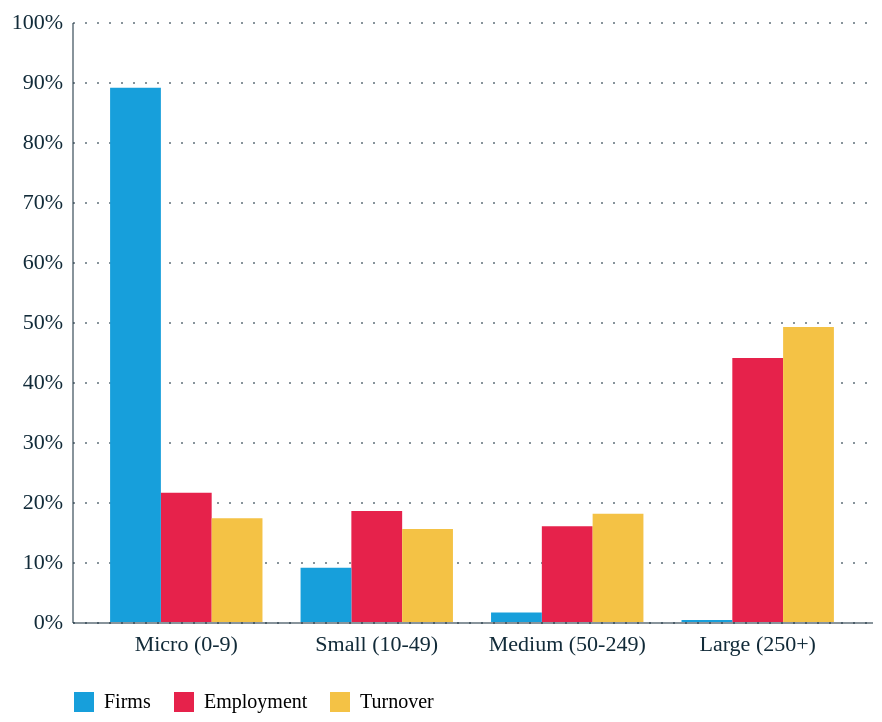

Write notebook code for a chart like this one.
### Code cell
# Economic contribution by firm size 2023

size_df = population_df[population_df['dimension']=='Size']
size_df_2023 = size_df[size_df['year']==2023]


size_df_2023['Total_employment'] = size_df_2023['employment'].sum()
size_df_2023['Total_firms'] = size_df_2023['n_firms'].sum()
size_df_2023['Total_turnover'] = size_df_2023['turnover'].sum()

size_df_2023['Share_of_employment'] = size_df_2023['employment']/size_df_2023['Total_employment']
size_df_2023['Share_of_firms'] = size_df_2023['n_firms']/size_df_2023['Total_firms']
size_df_2023['Share_of_turnover'] = size_df_2023['turnover']/size_df_2023['Total_turnover']

firmsize_share_of_activity = size_df_2023.melt(id_vars='category',
                                                value_vars=['Share_of_employment','Share_of_firms','Share_of_turnover'],
                                                value_name='Share of activity')

label_map = {
    'Share_of_employment': 'Employment',
    'Share_of_firms': 'Firms',
    'Share_of_turnover': 'Turnover'
}

firmsize_share_of_activity['variable'] = firmsize_share_of_activity['variable'].map(label_map)

sizeband_order = ['Micro (0-9)', 'Small (10-49)', 'Medium (50-249)', 'Large (250+)']
variable_order = ['Firms', 'Employment', 'Turnover']

chart = alt.Chart(firmsize_share_of_activity).mark_bar().encode(
    x=alt.X('category:O', sort=sizeband_order),
    y=alt.Y('Share of activity:Q', axis=alt.Axis(format='%'), scale=alt.Scale(domain=[0, 1])),
    color=alt.Color('variable:N', sort=variable_order).legend(title=None, orient='bottom', 
        direction='horizontal'),
    xOffset=alt.XOffset('variable:N', sort=variable_order)
)

display(chart)
#chart.save(chart_path / 'Descriptive paper/Composition/BSD_firmsize_contribution.png', scale_factor=2.0)

### Figure 1 — Vega-Lite specification as saved in the notebook (floating-point values rounded to 4 significant figures)
{"config": {"font": "Circular Std", "mark": {"line": {"interpolate": "linear"}}, "view": {"stroke": "transparent", "width": 400, "height": 300}, "range": {"category": ["#179fdb", "#e6224b", "#f4c245", "#122b39", "#eb5c2e", "#36b7b4"], "diverging": ["#E6224B", "#E54753", "#C9C9C9", "#179FDB", "#122B39"], "heatmap": ["#C9C9C9", "#179FDB", "#0063AF", "#122B39"], "ordinal": ["#00A767", "#36B7B4", "#179FDB", "#0063AF", "#243B5A"]}, "axisX": {"labelColor": "#122b39", "tickColor": "#122b39", "domainColor": "#122b39", "domainOpacity": 0.5, "gridOpacity": 0, "labelFont": "Circular Std", "labelAngle": 0, "labelAlign": "center", "labelFontSize": 11, "labelPadding": 5, "tickCount": 10, "tickSize": 0, "title": ""}, "axisY": {"labelColor": "#122b39", "labelFont": "Circular Std", "tickColor": "#122b39", "domainColor": "#122b39", "gridColor": "#122b39", "gridDash": [1, 5], "gridOpacity": 0.5, "labelPadding": 5, "labelFontSize": 11, "domainOpacity": 0.5, "tickSize": 0, "title": null, "titleAlign": "left", "titleAngle": 0, "titleBaseline": "bottom", "titleColor": "#122b39", "titleOpacity": 0.9, "titleX": 0, "titleY": -7}}, "data": {"name": "data-5eab21a6b5f21b8c363db9076c0363e6"}, "mark": {"type": "bar"}, "encoding": {"color": {"field": "variable", "legend": {"title": null, "orient": "bottom", "direction": "horizontal"}, "sort": ["Firms", "Employment", "Turnover"], "type": "nominal"}, "x": {"field": "category", "sort": ["Micro (0-9)", "Small (10-49)", "Medium (50-249)", "Large (250+)"], "type": "ordinal"}, "xOffset": {"field": "variable", "sort": ["Firms", "Employment", "Turnover"], "type": "nominal"}, "y": {"axis": {"format": "%"}, "field": "Share of activity", "scale": {"domain": [0, 1]}, "type": "quantitative"}}, "$schema": "https://vega.github.io/schema/vega-lite/v5.20.1.json", "datasets": {"data-5eab21a6b5f21b8c363db9076c0363e6": [{"category": "Large (250+)", "variable": "Employment", "Share of activity": 0.4401}, {"category": "Medium (50-249)", "variable": "Employment", "Share of activity": 0.1594}, {"category": "Micro (0-9)", "variable": "Employment", "Share of activity": 0.2154}, {"category": "Small (10-49)", "variable": "Employment", "Share of activity": 0.1851}, {"category": "Large (250+)", "variable": "Firms", "Share of activity": 0.003264}, {"category": "Medium (50-249)", "variable": "Firms", "Share of activity": 0.01583}, {"category": "Micro (0-9)", "variable": "Firms", "Share of activity": 0.8904}, {"category": "Small (10-49)", "variable": "Firms", "Share of activity": 0.09049}, {"category": "Large (250+)", "variable": "Turnover", "Share of activity": 0.4915}, {"category": "Medium (50-249)", "variable": "Turnover", "Share of activity": 0.1806}, {"category": "Micro (0-9)", "variable": "Turnover", "Share of activity": 0.1729}, {"category": "Small (10-49)", "variable": "Turnover", "Share of activity": 0.155}]}}
